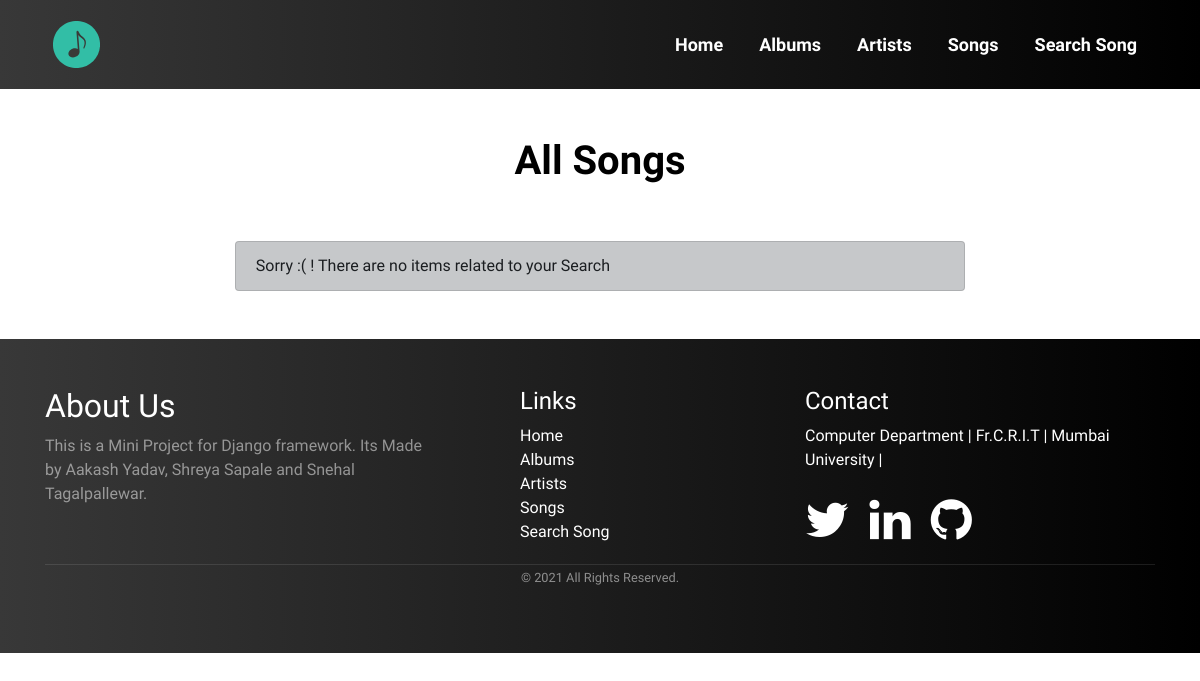
Before: /allsongs/ with the older database file.
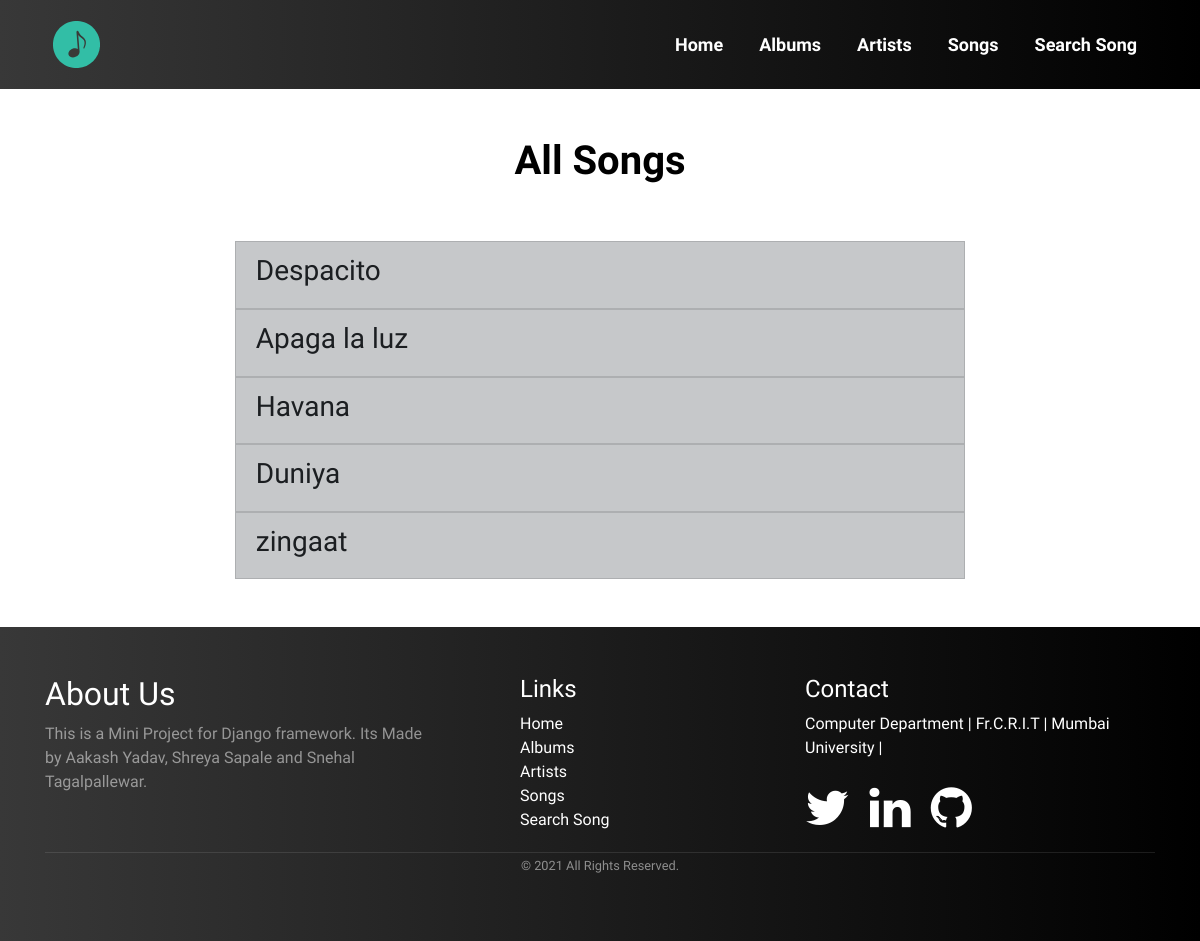
After: the same page with the newer database file.
### accounts/models.py (models this page shows, shortened)
class Song (models.Model):
    name = models.CharField(max_length=50, default="")
    song = models.FileField(upload_to='songs/', default=None)
    album = models.ForeignKey(
        Album, on_delete=models.CASCADE, default="")
    artist = models.ForeignKey(
        Artist, on_delete=models.CASCADE, default="")
    language = models.ForeignKey(
        Language, on_delete=models.CASCADE, default="")
    song_image = models.ImageField(upload_to="song-images/", default="")
    trending = models.BooleanField(default=True)

### accounts/views.py (the view)
# urls.py: path('allsongs/', views.allsongs, name="allsongs"),
def allsongs(request):
    songs = Song.objects.all()
    context = {
        'songs': songs,
    }
    return render(request, 'all_songs.html', context)

### templates/all_songs.html (shortened to what this page needs)
{% extends 'main/base.html' %}
{% load static %}
{% block cssLinks %}
<link rel="stylesheet" href="{% static '/css/album.css' %}">
{% endblock %}
{% block body %}
<div class="container">
    <div class="title"><br><br>
        <h1 class="title-main text-center" style="color:rgb(0, 0, 0);"><b>All Songs</b></h1>
        <br><br>
    </div>
    <div class="box-outer-albums">
        <div class="" style="margin-left: 3%;margin-right: 3%;">
            <ul class="list-group mb-5  marginlr">
                {% for song in songs %}
                <a href="/songsPlay/{{song.pk}}" style="text-decoration: none;">
                    <li class="list-group-item list-group-item-action list-group-item-dark">
                        <h3>{{song.name}}</h3>
                    </li>
                </a>
                {% empty %}
                <li class="list-group-item  list-group-item-dark">
                    Sorry :( ! There are no items related to your Search
                </li>
                {% endfor %}
            </ul>
        </div>
    </div>
</div>
{% endblock %}

Changed rows visible on the page:
added Song: name "Despacito"
added Song: name "Apaga la luz"
added Song: name "Havana"
added Song: name "Duniya"
added Song: name "zingaat"
Other visible differences:
text no longer shown: "Sorry :( ! There are no items related to your Search"
